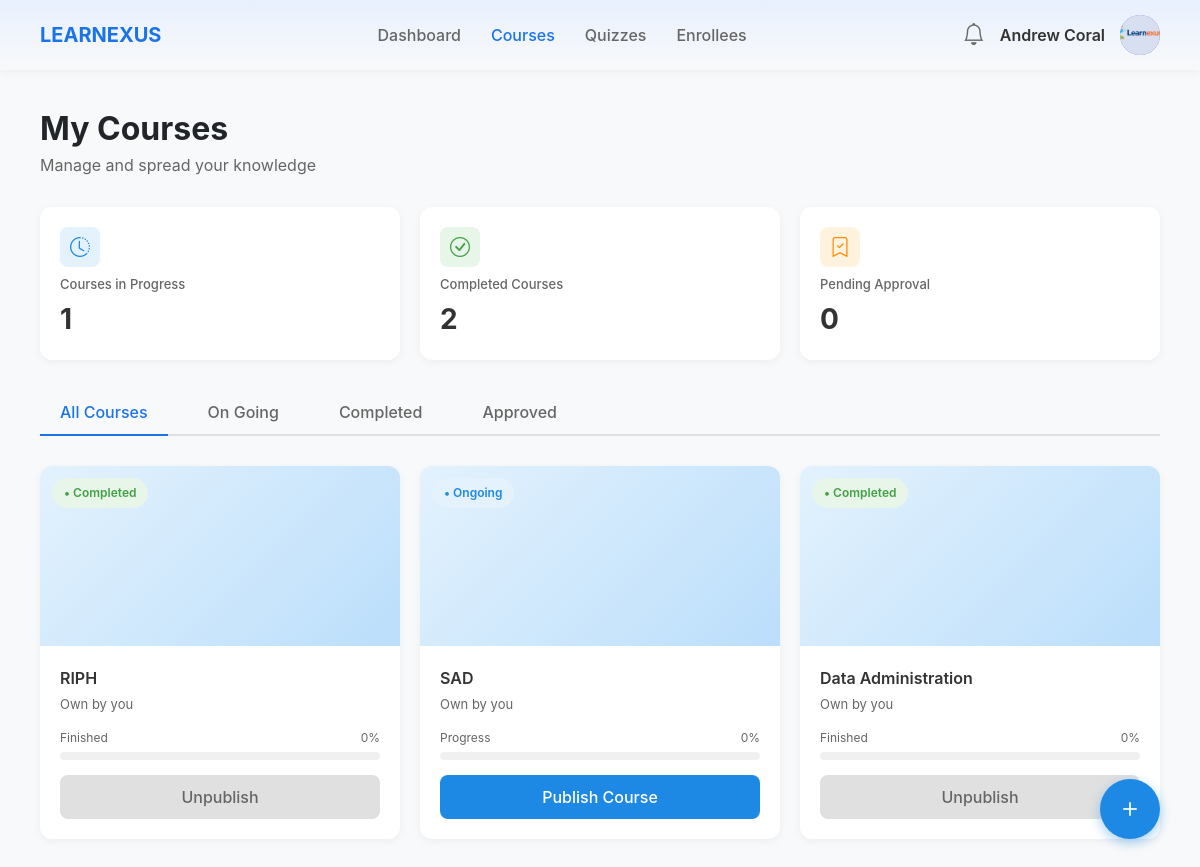
The page /teacher/courses.php (signed in) on the database as committed earlier.
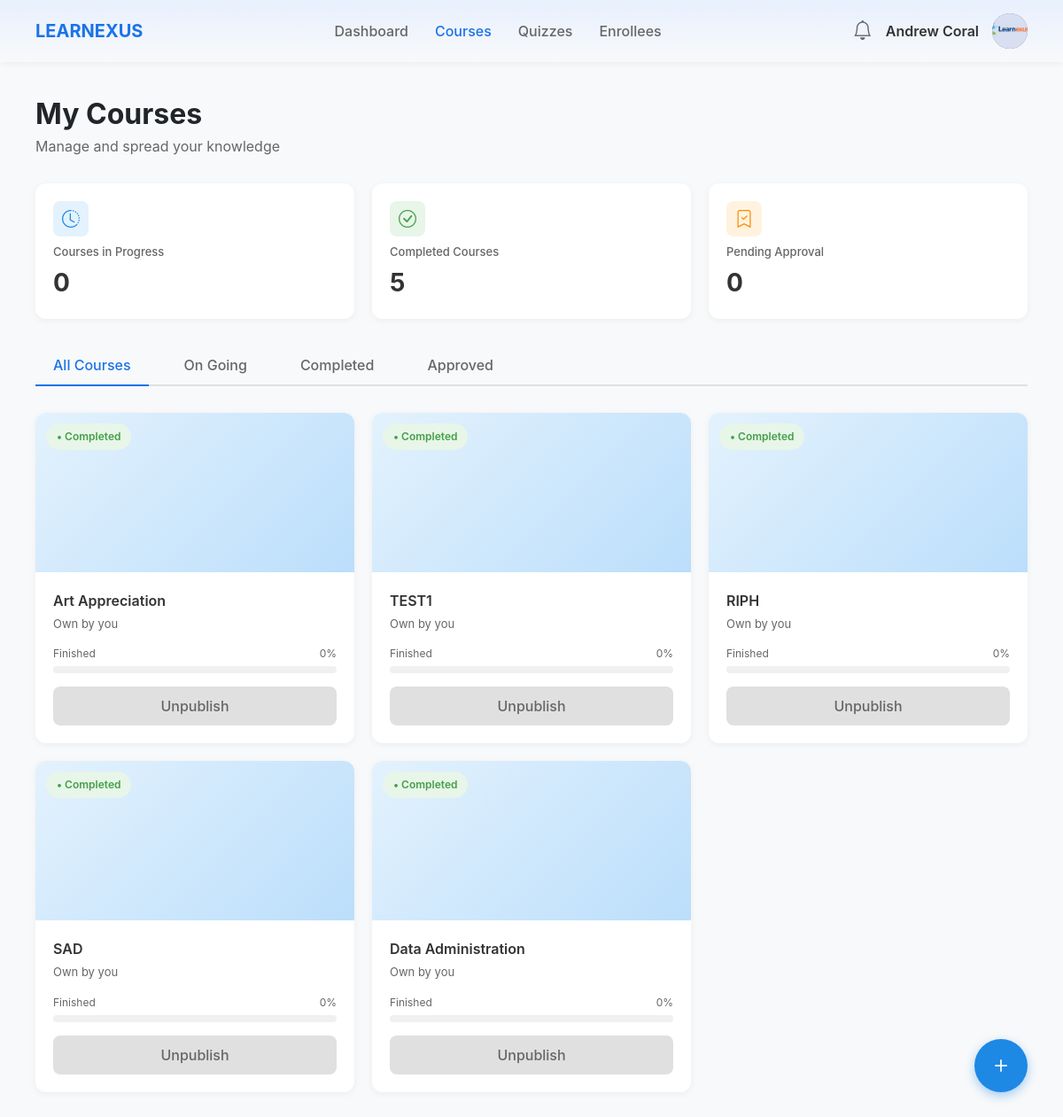
The same page on the database as committed later.
### tables this page shows
CREATE TABLE `courses` (
  `courseID` int(11) NOT NULL,
  `teacherID` int(11) NOT NULL,
  `title` varchar(255) NOT NULL,
  `description` text DEFAULT NULL,
  `price` decimal(10,2) DEFAULT 0.00,
  `category` varchar(100) DEFAULT NULL,
  `status` enum('draft','published','archived') DEFAULT 'draft',
  `passingScore` int(11) DEFAULT 70,
  `createdAt` timestamp NOT NULL DEFAULT current_timestamp()
);

### teacher/courses.php (the view, shortened to what the changed rows need)
<?php
require_once '../database/db_connect.php';
$teacherID = $_SESSION['user_id'];
$stmt = $conn->prepare("
    SELECT c.*,
           (SELECT COUNT(*) FROM enrollments WHERE courseID = c.courseID) as studentCount,
           (SELECT COUNT(*) FROM modules WHERE courseID = c.courseID) as moduleCount
    FROM courses c
    WHERE c.teacherID = ?
    ORDER BY c.createdAt DESC
");
$stmt->execute([$teacherID]);
$courses = $stmt->fetchAll();
$inProgress = array_filter($courses, fn($c) => $c['status'] == 'draft');
$completed = array_filter($courses, fn($c) => $c['status'] == 'published');
function calculateCompletion($moduleCount) {
    if ($moduleCount == 0) return 0;
    return round(($moduleCount / 5) * 100);
}
?>
<!DOCTYPE html>
<html lang="en">
<head>
    <link href="https://cdn.jsdelivr.net/npm/bootstrap@5.3.3/dist/css/bootstrap.min.css" rel="stylesheet">
    <link rel="stylesheet" href="https://cdn.jsdelivr.net/npm/bootstrap-icons@1.11.1/font/bootstrap-icons.css">
</head>
<body>
    <div class="container-main">
        <div class="page-header">
            <h1>My Courses</h1>
        </div>
        <div class="stats-row">
            <div class="stat-card blue">
                <div class="icon"><i class="bi bi-clock-history"></i></div>
                <h3>Courses in Progress</h3>
                <div class="number"><?php echo count($inProgress); ?></div>
            </div>
            <div class="stat-card green">
                <div class="icon"><i class="bi bi-check-circle"></i></div>
                <h3>Completed Courses</h3>
                <div class="number"><?php echo count($completed); ?></div>
            </div>
        </div>
        <div class="course-grid" id="courseGrid">
            <?php foreach ($courses as $course): ?>
                <?php
                    $completion = calculateCompletion($course['moduleCount']);
                    $statusClass = $course['status'] == 'published' ? 'completed' : ($course['status'] == 'archived' ? 'approved' : 'ongoing');
                    $statusText = $course['status'] == 'published' ? 'Completed' : ($course['status'] == 'archived' ? 'Approved' : 'Ongoing');
                ?>
                <div class="course-card" data-status="<?php echo $statusClass; ?>">
                    <div class="course-image">
                        <span class="status-badge <?php echo $statusClass; ?>">• <?php echo $statusText; ?></span>
                    </div>
                    <div class="course-body">
                        <div class="course-title"><?php echo htmlspecialchars($course['title']); ?></div>
                        <div class="course-meta">Own by you</div>
                        <div class="progress-section">
                            <div class="progress-label">
                                <span><?php echo $course['status'] == 'published' ? 'Finished' : 'Progress'; ?></span>
                                <span><?php echo $completion; ?>%</span>
                            </div>
                            <div class="progress">
                            </div>
                        </div>
                        <div class="course-actions">
    <?php if ($course['status'] === 'published'): ?>
        <button class="btn-action btn-published" onclick="toggleCourseStatus(<?php echo $course['courseID']; ?>, 'unpublish')">
            Unpublish
        </button>
    <?php else: ?>
        <button class="btn-action btn-continue" onclick="toggleCourseStatus(<?php echo $course['courseID']; ?>, 'publish')">
            Publish Course
        </button>
    <?php endif; ?>
</div>
                    </div>
                </div>
            <?php endforeach; ?>
        </div>
    </div>
</body>
</html>

Rows that differ between the two databases and show on the page:
added courses: status "Completed", title "Art Appreciation", shows "Finished", completion "0"
added courses: status "Completed", title "TEST1", shows "Finished", completion "0"
changed courses "SAD": status "Ongoing" → "Completed"; status "Progress Publish Course" → "Finished Unpublish"
Other text that changed with them:
count($inProgress): "1" → "0"
count($completed): "2" → "5"
